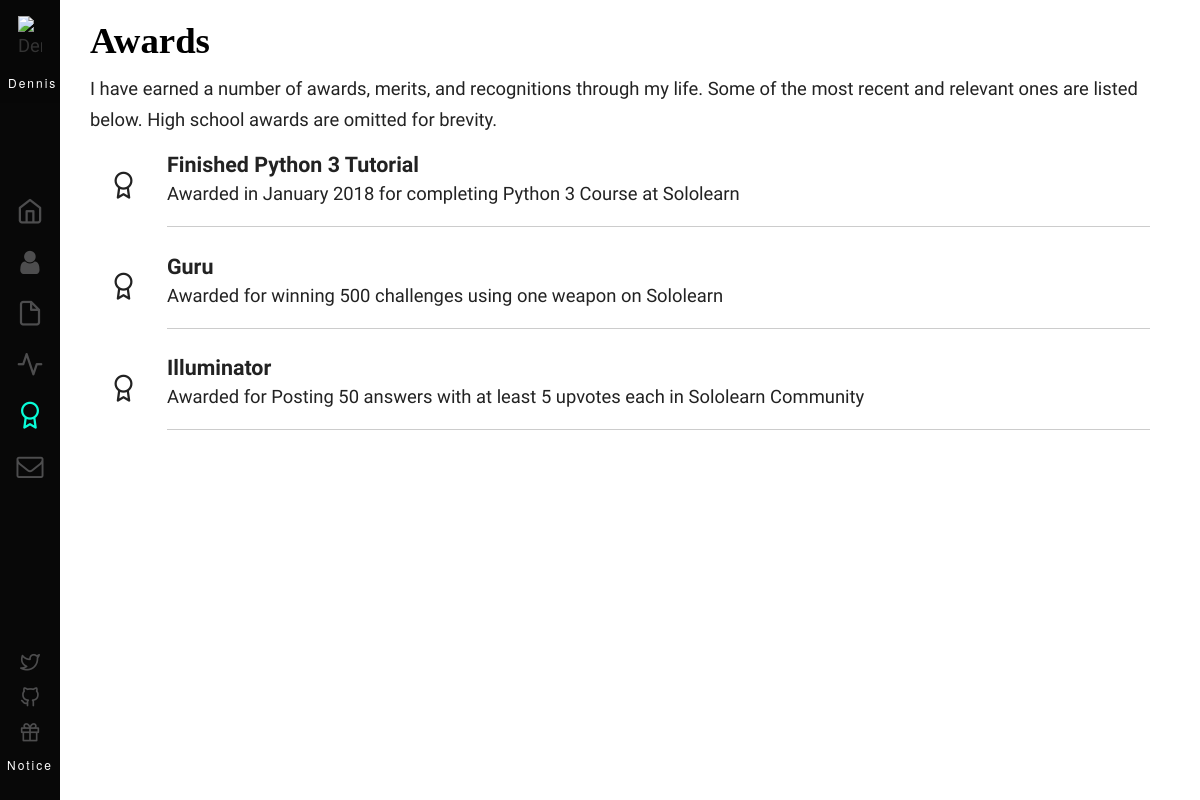
The app's page /awards/ with its own data.
### base/models.py (models this page shows, shortened)
class Award(models.Model):
    title = models.CharField(max_length=40)
    description = models.TextField()
    credit = models.CharField(max_length=100, blank=True)
    created_date = models.DateTimeField(editable=False, default=timezone.now)

### base/views.py (the view)
# urls.py: path('awards/', views.awards, name='awards'),
def awards(request):
    awards = Award.objects.all().order_by('-created_date')
    return render(request, "awards.html", {"awards": awards})

### base/templates/awards.html (shortened to what this page needs)
{% extends 'base.html' %}
{% load staticfiles %}
{% block content %}
<div class="awards">
   <div class="text-zone">
   <h1 class="color">Awards</h1>
   <p class="intro">
      I have earned a number of awards, merits, and recognitions through my life.
      Some of the most recent and relevant ones are listed below.
      High school awards are omitted for brevity.
   </p>
   <div class="timeline">
      {% for award in awards  %}
      <div class="honour">
         <div class="icon"><i class="icon-award"></i></div>
         <div class="description">
            <h4>{{ award.title }}</h4>
            <p>{{ award.description }}</p>
            <hr>
         </div>
      </div>
      {% endfor %}
   </div>
   </div>
</div>
{% endblock %}

### base/static/css/main.css (style rules this page uses)
[class^="icon-"], [class*=" icon-"] { font-family: 'icomoon' !important; speak: none; font-style: normal; font-weight: normal; font-variant: normal; text-transform: none; line-height: 1; -webkit-font-smoothing: antialiased; -moz-osx-font-smoothing: grayscale; }
.icon-award:before { content: "\e901"; }
html, body { color: #222; background-color: #FFFFFF; font-size: 1.0725em; font-family: "Overpass"; font-style: normal; font-weight: 300; line-height: 1.5; -webkit-text-size-adjust: 100%; -ms-text-size-adjust: 100%; height: 100%; }
hr { display: block; height: 1px; border: 0; border-top: 1px solid #ccc; margin: 1em 0; box-sizing: content-box; }
* { margin: 0; padding: 0; -webkit-box-sizing: border-box; box-sizing: border-box; }
.resume, .projects, .awards { height: 100%; }
.text-zone { text-align: left; line-height: 1.7; padding: 10px 20px 10px 30px; overflow-wrap: break-word; word-wrap: break-word; }
.color { display: inline-block; font-family: font-file-82132; color: #000; position: relative; }
p.intro { margin: 0 0 10px 0; }
.timeline { padding: 5px 30px 10px 0; line-height: 1.5 }
.timeline .honour { text-align: left; display: flex; margin-bottom: 5px; align-items: center; flex-wrap: wrap; }
.timeline .honour .icon { padding-left: 20px; margin-top: -20px; }
.timeline .honour .icon i { font-size: 27px; }
.timeline .honour .description { flex: 1; flex-basis: 1px; padding-left: 30px; }
.timeline .honour .description h4 { font-size: 1.25rem; line-height: 1.4; }

### records on screen
Award: title "Finished Python 3 Tutorial", description "Awarded in January 2018 for completing Python 3 Course at Sololearn"
Award: title "Guru", description "Awarded for winning 500 challenges using one weapon on Sololearn"
Award: title "Illuminator", description "Awarded for Posting 50 answers with at least 5 upvotes each in Sololearn Community"
